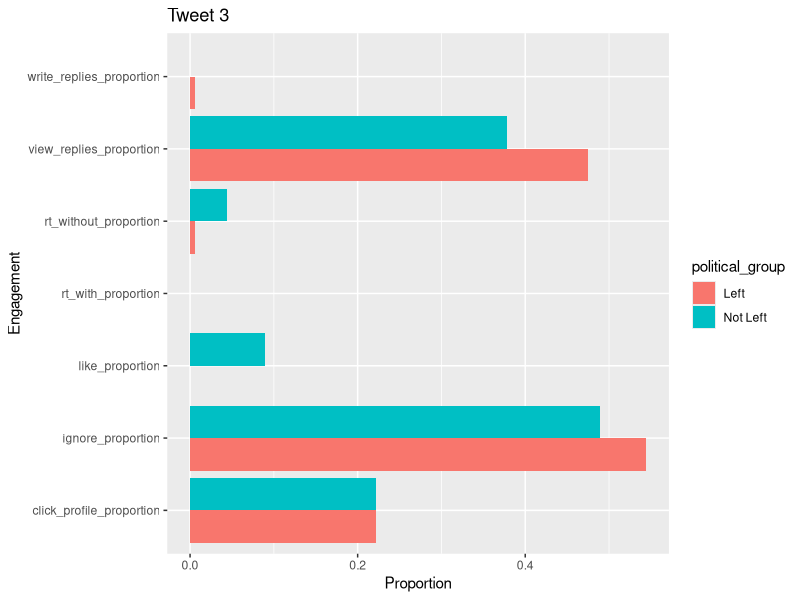
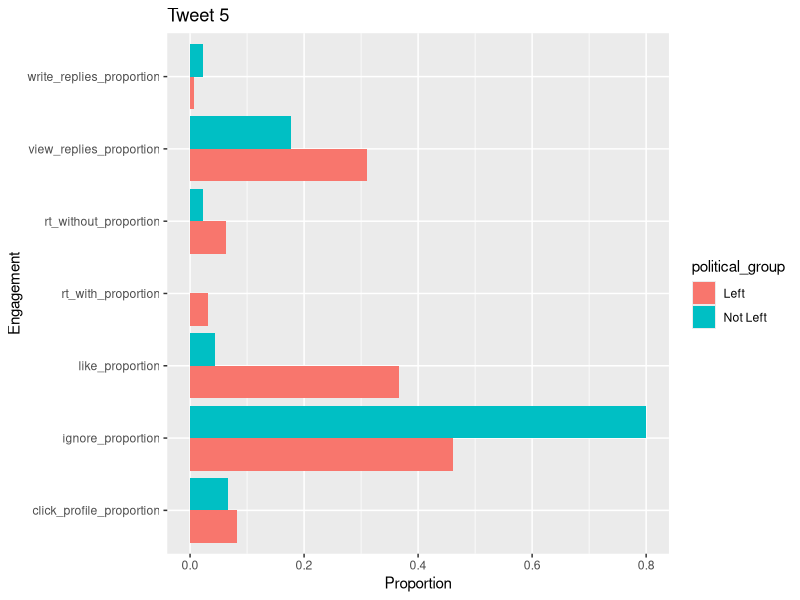
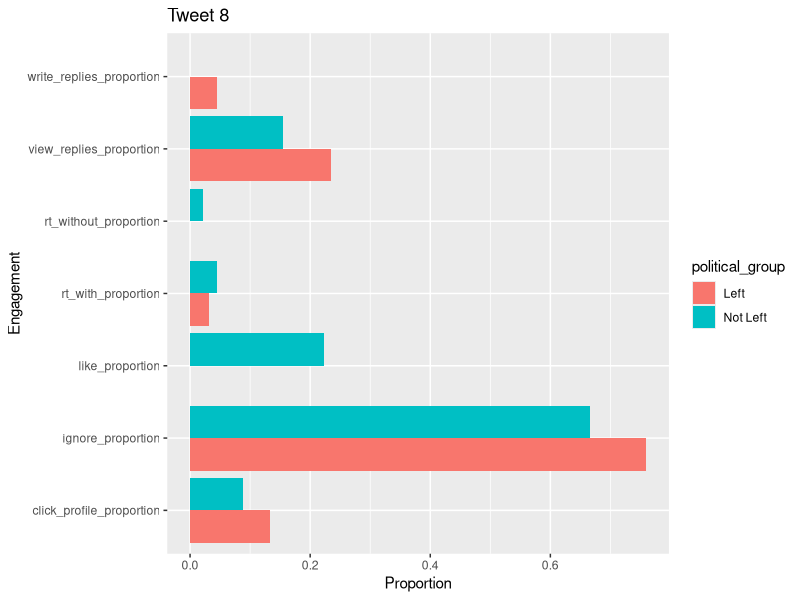
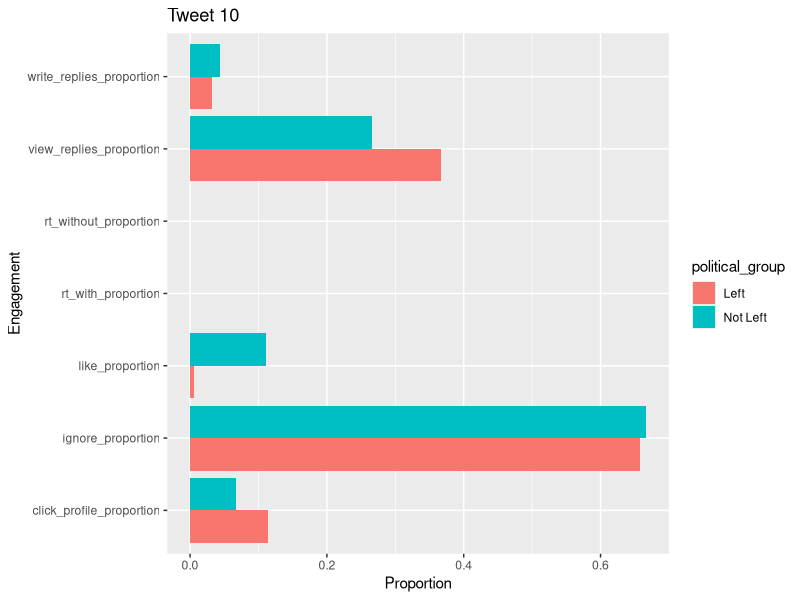
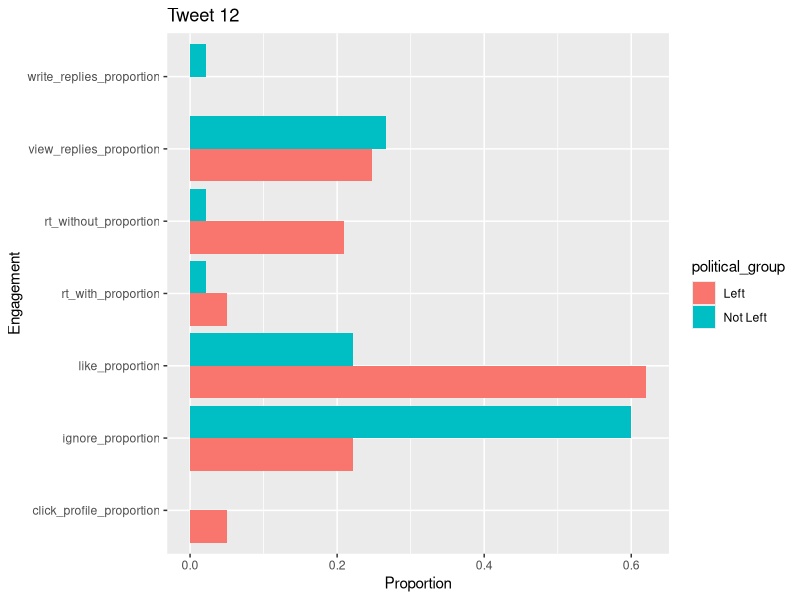
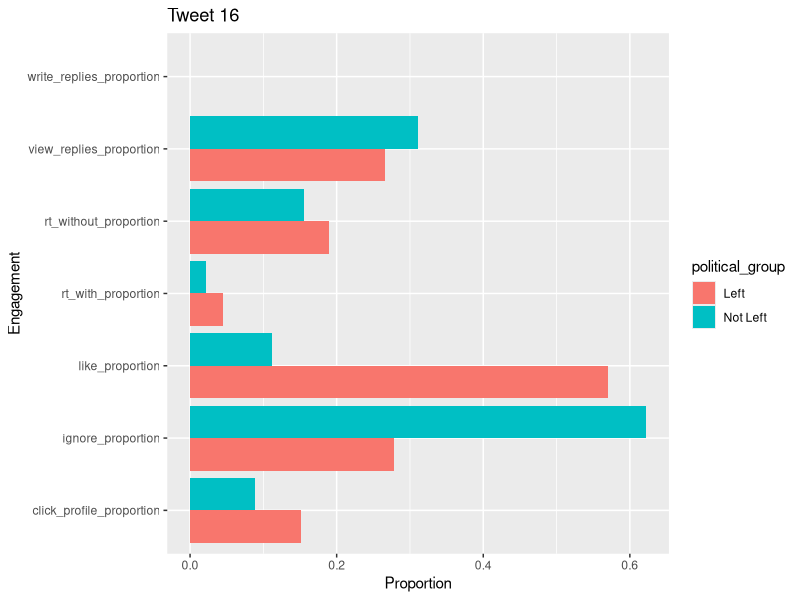
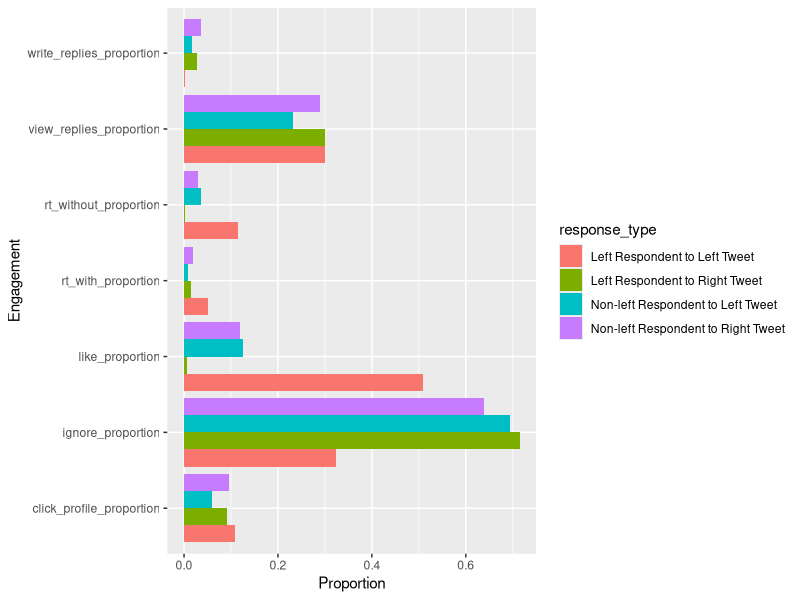
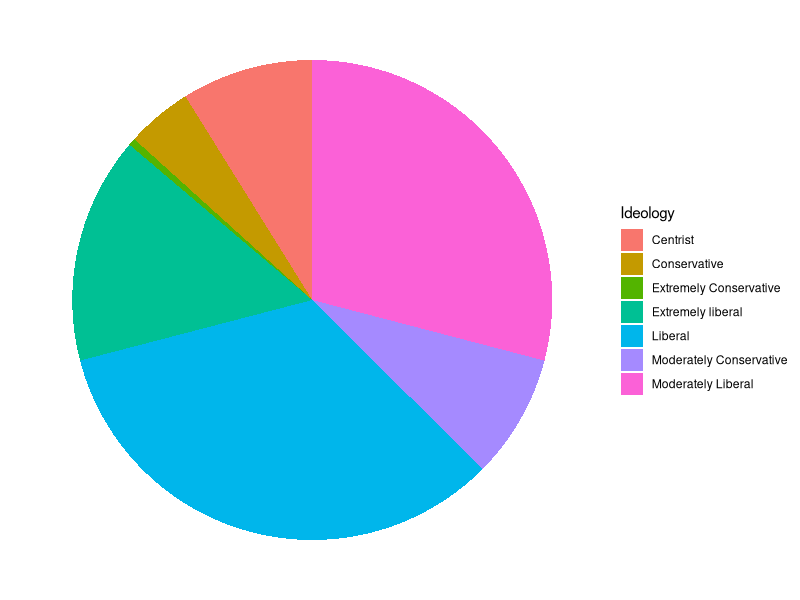

Write the R code that produced these figures, in order.
## ---- chunk 1
knitr::opts_chunk$set(echo = FALSE, warning=FALSE, message=FALSE)
library(tidyverse)
library(knitr)
library(broom)
data <- read.csv('formatted_responses.csv')
## ---- chunk 2

# dividing respondents into two groups
data <- data %>%
  mutate(political_group = case_when(
    Ideology == "Moderately Liberal" | Ideology == "Liberal" | Ideology == "Extremely liberal" ~ "Left",
    TRUE ~ "Not Left"
  ))

gen_engagement_graph <- function(tweetNumber){
  toReturn <- data %>%
    filter(Tweet==tweetNumber) %>%
    dplyr::select(Engagement_Like, Engagement_Retweet.with.quote, Engagement_Retweet.without.quote, Engagement_Click.on.author.s.profile, Engagement_View.replies, Engagement_Write.reply, Engagement_Ignore.keep.scrolling, political_group) %>%
    group_by(political_group) %>%
    summarise(
      like_proportion = mean(Engagement_Like),
      rt_without_proportion = mean(Engagement_Retweet.without.quote),
      rt_with_proportion = mean(Engagement_Retweet.with.quote),
      click_profile_proportion = mean(Engagement_Click.on.author.s.profile),
      view_replies_proportion = mean(Engagement_View.replies),
      write_replies_proportion = mean(Engagement_Write.reply),
      ignore_proportion = mean(Engagement_Ignore.keep.scrolling)
    ) %>%
    gather(key = Engagement, value = Proportion, like_proportion:ignore_proportion) %>%
    ggplot(aes(Engagement, Proportion, fill = political_group)) + geom_col(position = "dodge")+ coord_flip() + labs(title = paste(c("Tweet", tweetNumber), collapse = " ")) 

  return(toReturn)
}

## ---- chunk 3
gen_engagement_graph(3)

## ---- chunk 4
gen_engagement_graph(5)

## ---- chunk 5
gen_engagement_graph(8)

## ---- chunk 6
gen_engagement_graph(10)

## ---- chunk 7
gen_engagement_graph(12)

## ---- chunk 8
gen_engagement_graph(16)

## ---- chunk 9
data %>%
  mutate(tweet_type = case_when(
    Tweet %in% c(1, 2, 5, 7, 9, 12, 13, 16, 17) ~ "Left",
    TRUE ~ "Right"
  )) %>%
  mutate(response_type = case_when(
    tweet_type == "Left" & political_group == "Left" ~ "Left Respondent to Left Tweet",
    tweet_type == "Left" & political_group == "Not Left" ~ "Non-left Respondent to Left Tweet",
    tweet_type == "Right" & political_group == "Left" ~ "Left Respondent to Right Tweet",
    tweet_type == "Right" & political_group == "Not Left" ~ "Non-left Respondent to Right Tweet"
  )) %>%
    select(Engagement_Like, Engagement_Retweet.with.quote, Engagement_Retweet.without.quote, Engagement_Click.on.author.s.profile, Engagement_View.replies, Engagement_Write.reply, Engagement_Ignore.keep.scrolling, response_type) %>%
    group_by(response_type) %>%
    summarise(
      like_proportion = mean(Engagement_Like),
      rt_without_proportion = mean(Engagement_Retweet.without.quote),
      rt_with_proportion = mean(Engagement_Retweet.with.quote),
      click_profile_proportion = mean(Engagement_Click.on.author.s.profile),
      view_replies_proportion = mean(Engagement_View.replies),
      write_replies_proportion = mean(Engagement_Write.reply),
      ignore_proportion = mean(Engagement_Ignore.keep.scrolling)
    ) %>%
    gather(key = Engagement, value = Proportion, like_proportion:ignore_proportion) %>%
    ggplot(aes(Engagement, Proportion, fill = response_type)) + geom_col(position = "dodge")+ coord_flip() 

 

## ---- chunk 10
logreg_data <- data %>%
  mutate(Engagement_Like = as.factor(Engagement_Like)) %>%
  mutate(Engagement_Retweet.with.quote = as.factor(Engagement_Retweet.with.quote)) %>%
  mutate(Engagement_Retweet.without.quote = as.factor(Engagement_Retweet.without.quote)) %>%
  mutate(Engagement_Click.on.author.s.profile = as.factor(Engagement_Click.on.author.s.profile)) %>%
  mutate(Engagement_View.replies = as.factor(Engagement_View.replies)) %>%
  mutate(Engagement_Write.reply = as.factor(Engagement_Write.reply)) %>%
  mutate(Reaction_Fear = as.factor(Reaction_Fear)) %>%
  mutate(Reaction_Hope = as.factor(Reaction_Hope)) %>%
  mutate(Reaction_Sadness = as.factor(Reaction_Sadness)) %>%
  mutate(Reaction_Joy = as.factor(Reaction_Joy)) %>%
  mutate(Reaction_Distress = as.factor(Reaction_Distress)) %>%
  mutate(Reaction_Relief = as.factor(Reaction_Relief)) %>%
  mutate(Reaction_Frustration = as.factor(Reaction_Frustration)) %>%
  mutate(Reaction_Empathy = as.factor(Reaction_Empathy)) %>%
  mutate(Reaction_Dissension = as.factor(Reaction_Dissension)) %>%
  mutate(Reaction_Agreement = as.factor(Reaction_Agreement)) 

## ---- chunk 11
like_model <- glm(Engagement_Like ~ Reaction_Fear + Reaction_Hope + Reaction_Sadness + Reaction_Joy + Reaction_Distress + Reaction_Relief + Reaction_Frustration + Reaction_Empathy + Reaction_Dissension + Reaction_Agreement, data = logreg_data,  family = binomial)

kable(tidy(like_model, exponentiate = FALSE, conf.int = TRUE), format = "markdown", digits = 3)
## ---- chunk 12
rt_with_model <- glm(Engagement_Retweet.with.quote ~ Reaction_Fear + Reaction_Hope + Reaction_Sadness + Reaction_Joy + Reaction_Distress + Reaction_Relief + Reaction_Frustration + Reaction_Empathy + Reaction_Dissension + Reaction_Agreement, data = logreg_data,  family = binomial)

kable(tidy(rt_with_model, exponentiate = FALSE, conf.int = TRUE), format = "markdown", digits = 3)
## ---- chunk 13
rt_without_model <- glm(Engagement_Retweet.without.quote ~ Reaction_Fear + Reaction_Hope + Reaction_Sadness + Reaction_Joy + Reaction_Distress + Reaction_Relief + Reaction_Frustration + Reaction_Empathy + Reaction_Dissension + Reaction_Agreement, data = logreg_data,  family = binomial)

kable(tidy(rt_without_model, exponentiate = FALSE, conf.int = TRUE), format = "markdown", digits = 3)
## ---- chunk 14
click_model <- glm(Engagement_Click.on.author.s.profile ~ Reaction_Fear + Reaction_Hope + Reaction_Sadness + Reaction_Joy + Reaction_Distress + Reaction_Relief + Reaction_Frustration + Reaction_Empathy + Reaction_Dissension + Reaction_Agreement, data = logreg_data,  family = binomial)

kable(tidy(click_model, exponentiate = FALSE, conf.int = TRUE), format = "markdown", digits = 3)
## ---- chunk 15
view_replies_model <- glm(Engagement_View.replies ~ Reaction_Fear + Reaction_Hope + Reaction_Sadness + Reaction_Joy + Reaction_Distress + Reaction_Relief + Reaction_Frustration + Reaction_Empathy + Reaction_Dissension + Reaction_Agreement, data = logreg_data,  family = binomial)

kable(tidy(view_replies_model, exponentiate = FALSE, conf.int = TRUE), format = "markdown", digits = 3)
## ---- chunk 16
write_reply_model <- glm(Engagement_Write.reply ~ Reaction_Fear + Reaction_Hope + Reaction_Sadness + Reaction_Joy + Reaction_Distress + Reaction_Relief + Reaction_Frustration + Reaction_Empathy + Reaction_Dissension + Reaction_Agreement, data = logreg_data,  family = binomial)

kable(tidy(write_reply_model, exponentiate = FALSE, conf.int = TRUE), format = "markdown", digits = 3)
## ---- chunk 17
ignore_model <- glm(Engagement_Ignore.keep.scrolling ~ Reaction_Fear + Reaction_Hope + Reaction_Sadness + Reaction_Joy + Reaction_Distress + Reaction_Relief + Reaction_Frustration + Reaction_Empathy + Reaction_Dissension + Reaction_Agreement, data = logreg_data,  family = binomial)

kable(tidy(ignore_model, exponentiate = FALSE, conf.int = TRUE), format = "markdown", digits = 3)
## ---- chunk 18
linreg_data <- data %>%
  mutate(total_engagement = Engagement_Like + Engagement_Retweet.with.quote + Engagement_Retweet.without.quote + Engagement_Click.on.author.s.profile + Engagement_View.replies + Engagement_Write.reply) %>%
  mutate(Reaction_Fear = as.factor(Reaction_Fear)) %>%
  mutate(Reaction_Hope = as.factor(Reaction_Hope)) %>%
  mutate(Reaction_Sadness = as.factor(Reaction_Sadness)) %>%
  mutate(Reaction_Joy = as.factor(Reaction_Joy)) %>%
  mutate(Reaction_Distress = as.factor(Reaction_Distress)) %>%
  mutate(Reaction_Relief = as.factor(Reaction_Relief)) %>%
  mutate(Reaction_Frustration = as.factor(Reaction_Frustration)) %>%
  mutate(Reaction_Empathy = as.factor(Reaction_Empathy)) %>%
  mutate(Reaction_Dissension = as.factor(Reaction_Dissension)) %>%
  mutate(Reaction_Agreement = as.factor(Reaction_Agreement)) 

total_model <- lm(total_engagement ~ Reaction_Fear + Reaction_Hope + Reaction_Sadness + Reaction_Joy + Reaction_Distress + Reaction_Relief + Reaction_Frustration + Reaction_Empathy + Reaction_Dissension + Reaction_Agreement, data = linreg_data) 

tidy(total_model, conf.int = TRUE, level = 0.95) %>%
  kable(digits = 3)

## ---- chunk 19
numberRespondents <- unique(data$Respondent) %>%
  length
num_uni <- unique(data$College) %>%
  length()

numberRespondents
num_uni
  
## ---- chunk 20
ideology <- data %>%
  group_by(Ideology) %>%
  summarise(count=n()*100/3654) 

ideology

ideology %>%
  ggplot(aes(x="", y=count, fill=Ideology)) + 
  geom_bar(stat="identity", width=1) +
  coord_polar("y", start=0) + theme_void()

## ---- chunk 21
data %>%
  group_by(Tweet) %>%
  summarise(
    average_like = mean(Engagement_Like)
  ) %>%
  ggplot(aes(x=average_like)) + geom_histogram(bindwidth=0.01) + theme_minimal()
## ---- chunk 22
data %>%
  group_by(Tweet) %>%
  summarise(
    average_retweet_without = mean(Engagement_Retweet.without.quote)
  ) %>%
  ggplot(aes(x=average_retweet_without)) + geom_histogram(bindwidth=0.01) + theme_minimal()
## ---- chunk 23
data %>%
  group_by(Tweet) %>%
  summarise(
    average_retweet_with = mean(Engagement_Retweet.with.quote)
  ) %>%
  ggplot(aes(x=average_retweet_with)) + geom_histogram(bindwidth=0.01) + theme_minimal()
## ---- chunk 24
data %>%
  group_by(Tweet) %>%
  summarise(
     average_view_replies = mean(Engagement_View.replies)
  ) %>%
  ggplot(aes(x=average_view_replies)) + geom_histogram(bindwidth=0.01) + theme_minimal()
## ---- chunk 25
data %>%
  group_by(Tweet) %>%
  summarise(
    average_profile_click = mean(Engagement_Click.on.author.s.profile)
  ) %>%
  ggplot(aes(x=average_profile_click)) + geom_histogram(bindwidth=0.01) + theme_minimal()
## ---- chunk 26
data %>%
  group_by(Tweet) %>%
  summarise(
    average_write_reply = mean(Engagement_Write.reply)
  ) %>%
  ggplot(aes(x=average_write_reply)) + geom_histogram(bindwidth=0.01) + theme_minimal()
## ---- chunk 27
data %>%
  group_by(Tweet) %>%
  summarise(
    average_ignore = mean(Engagement_Ignore.keep.scrolling)
  ) %>%
  ggplot(aes(x=average_ignore)) + geom_histogram(bindwidth=0.01) + theme_minimal()


## ---- chunk 28
data %>%
  group_by(Tweet) %>%
  summarise(
    average_joy = mean(Reaction_Joy)
  ) %>%
  ggplot(aes(x=average_joy)) + geom_histogram(bindwidth=0.01) + theme_minimal()
## ---- chunk 29
data %>%
  group_by(Tweet) %>%
  summarise(
    average_sadness = mean(Reaction_Sadness)
  ) %>%
  ggplot(aes(x=average_sadness)) + geom_histogram(bindwidth=0.01) + theme_minimal()
## ---- chunk 30
data %>%
  group_by(Tweet) %>%
  summarise(
    average_relief = mean(Reaction_Relief)
  ) %>%
  ggplot(aes(x=average_relief)) + geom_histogram(bindwidth=0.01) + theme_minimal()
## ---- chunk 31
data %>%
  group_by(Tweet) %>%
  summarise(
     average_distress = mean(Reaction_Distress)
  ) %>%
  ggplot(aes(x=average_distress)) + geom_histogram(bindwidth=0.01) + theme_minimal()
## ---- chunk 32
data %>%
  group_by(Tweet) %>%
  summarise(
    average_hope = mean(Reaction_Hope)
  ) %>%
  ggplot(aes(x=average_hope)) + geom_histogram(bindwidth=0.01) + theme_minimal()

data %>%
  group_by(Tweet) %>%
  summarise(
    average_fear = mean(Reaction_Fear)
  ) %>%
  ggplot(aes(x=average_fear)) + geom_histogram(bindwidth=0.01) + theme_minimal()
## ---- chunk 33
data %>%
  group_by(Tweet) %>%
  summarise(
    average_empathy = mean(Reaction_Empathy)
  ) %>%
  ggplot(aes(x=average_empathy)) + geom_histogram(bindwidth=0.01) + theme_minimal()

data %>%
  group_by(Tweet) %>%
  summarise(
    average_frustration = mean(Reaction_Frustration)
  ) %>%
  ggplot(aes(x=average_frustration)) + geom_histogram(bindwidth=0.01) + theme_minimal()
## ---- chunk 34
data %>%
  group_by(Tweet) %>%
  summarise(
    average_agreement = mean(Reaction_Agreement)
  ) %>%
  ggplot(aes(x=average_agreement)) + geom_histogram(bindwidth=0.01) + theme_minimal()

data %>%
  group_by(Tweet) %>%
  summarise(
    average_dissension = mean(Reaction_Dissension)
  ) %>%
  ggplot(aes(x=average_dissension)) + geom_histogram(bindwidth=0.01) + theme_minimal()
## ---- chunk 35
data %>%
  group_by(Tweet) %>%
  summarise(
    average_apathy = mean(Reaction_NONE)
  ) %>%
  ggplot(aes(x=average_apathy)) + geom_histogram(bindwidth=0.01) + theme_minimal()
## ---- chunk 36
gen_engagement_graph(1)

## ---- chunk 37
gen_engagement_graph(2)

## ---- chunk 38
gen_engagement_graph(3)

## ---- chunk 39
gen_engagement_graph(4)

## ---- chunk 40
gen_engagement_graph(5)

## ---- chunk 41
gen_engagement_graph(6)

## ---- chunk 42
gen_engagement_graph(7)

## ---- chunk 43
gen_engagement_graph(8)

## ---- chunk 44
gen_engagement_graph(9)

## ---- chunk 45
gen_engagement_graph(10)

## ---- chunk 46
gen_engagement_graph(11)

## ---- chunk 47
gen_engagement_graph(12)

## ---- chunk 48
gen_engagement_graph(13)

## ---- chunk 49
gen_engagement_graph(14)

## ---- chunk 50
gen_engagement_graph(15)

## ---- chunk 51
gen_engagement_graph(16)

## ---- chunk 52
gen_engagement_graph(17)

## ---- chunk 53
gen_engagement_graph(18)
